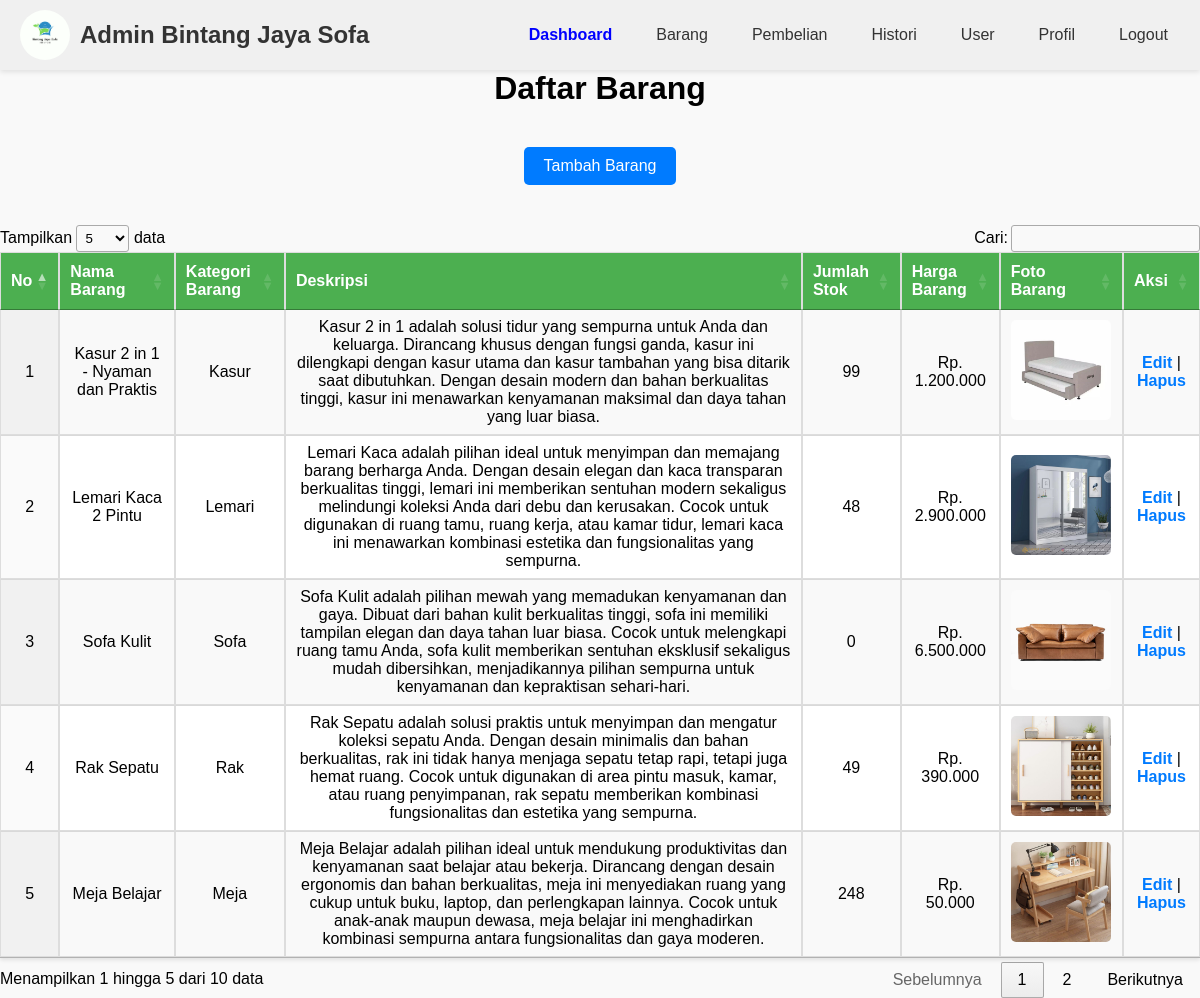
/admin/barang.php, run on the app's committed database.
### tables this page shows
CREATE TABLE `barang` (
  `id` int NOT NULL,
  `nama_barang` varchar(255) NOT NULL,
  `kategori_id` int NOT NULL,
  `deskripsi` text NOT NULL,
  `jumlah_stok` int NOT NULL,
  `harga_barang` int NOT NULL,
  `foto_barang` varchar(255) NOT NULL
);

CREATE TABLE `kategori` (
  `id` int NOT NULL,
  `nama_kategori` varchar(255) NOT NULL
);

### admin/barang.php (the view, shortened to what this page needs)
<?php
include '../config.php';
$query = "
SELECT
    barang.id,
    barang.nama_barang,
    kategori.nama_kategori,
    barang.deskripsi,
    barang.jumlah_stok,
    barang.harga_barang,
    barang.foto_barang
FROM barang
JOIN kategori ON barang.kategori_id = kategori.id
";
$result = $conn->query($query);
include 'sidebar.php';
?>
<!DOCTYPE html>
<html lang="en">
<head>
    <link rel="stylesheet" href="https://cdn.datatables.net/1.13.6/css/jquery.dataTables.min.css">
</head>
<body>
    <div style="text-align: center; margin-bottom: 20px;">
        <h1>Daftar Barang</h1>
    </div>
    <div style="text-align: center; margin: 20px;">
        <a href="tambah.php" class="blue-button">Tambah Barang</a>
    </div>
    <div style="overflow-x: auto;">
        <table id="barangTable" class="display" style="width:100%">
            <thead>
                <tr>
                    <th>No</th>
                    <th>Nama Barang</th>
                    <th>Kategori Barang</th>
                    <th>Deskripsi</th>
                    <th>Jumlah Stok</th>
                    <th>Harga Barang</th>
                    <th>Foto Barang</th>
                    <th>Aksi</th>
                </tr>
            </thead>
            <tbody>
                <?php
                $no = 1;
                while ($row = $result->fetch_assoc()) {
                    ?>
                    <tr>
                        <td><?= $no++; ?></td>
                        <td><?= $row['nama_barang']; ?></td>
                        <td><?= $row['nama_kategori']; ?></td>
                        <td><?= $row['deskripsi']; ?></td>
                        <td><?= $row['jumlah_stok']; ?></td>
                        <td>Rp. <?= number_format($row['harga_barang'], 0, ',', '.'); ?></td>
                        <td><img src="uploads/<?= $row['foto_barang']; ?>" alt="Foto"></td>
                        <td>
                            <a href="edit.php?id=<?= $row['id']; ?>">Edit</a> |
                            <a href="hapus.php?id=<?= $row['id']; ?>"
                                onclick="return confirm('Yakin ingin menghapus?')">Hapus</a>
                        </td>
                    </tr>
                <?php } ?>
            </tbody>
        </table>
    </div>
</body>
</html>

### admin/sidebar.php (shortened to what this page needs)
<!DOCTYPE html>
<html lang="en">
<head>
</head>
<body>
    <div class="navbar">
        <div class="logo">
            <img src="../asset/bjs.png" alt="Logo">
            <h2>Admin Bintang Jaya Sofa</h2>
        </div>
        <div class="nav-links" id="nav-links">
            <a href="admin.php" class="active">Dashboard</a>
            <a href="barang.php">Barang</a>
            <a href="pembelian.php">Pembelian</a>
            <a href="histori.php">Histori</a>
            <a href="user.php">User</a>
            <a href="profile.php">Profil</a>
            <a href="logout.php">Logout</a>
        </div>
    </div>
</body>
</html>

### admin/sidebar.php (style rules this page uses)
* { margin: 0; padding: 0; box-sizing: border-box; }
body { font-family: Arial, sans-serif; }
.navbar { position: sticky; top: 0; background-color: #f0f0f0; padding: 10px 20px; display: flex; align-items: center; justify-content: space-between; flex-wrap: wrap; box-shadow: 0 2px 5px rgba(0, 0, 0, 0.1); z-index: 1000; }
.navbar .logo { display: flex; align-items: center; gap: 10px; }
.navbar .logo img { width: 50px; height: 50px; border-radius: 50%; object-fit: cover; }
.navbar .logo h2 { font-size: 1.5rem; color: #333; }
.navbar a { text-decoration: none; color: #333; transition: color 0.3s ease; }
.nav-links { display: flex; align-items: center; gap: 20px; }
.nav-links a { padding: 8px 12px; border-radius: 4px; font-weight: 500; }
.nav-links a.active { color: blue; font-weight: bold; }

### admin/barang.php (style rules this page uses)
body { font-family: Arial, sans-serif; margin: 0; padding: 0; background-color: #f9f9f9; }
table { margin: 20px auto; width: 90%; border-collapse: collapse; background-color: white; box-shadow: 0 2px 4px rgba(0, 0, 0, 0.1); }
th, td { border: 1px solid #ddd; text-align: center; padding: 10px; }
th { background-color: #4caf50; color: white; font-size: 16px; }
tr:nth-child(even) { background-color: #f2f2f2; }
img { max-width: 100px; border-radius: 5px; }
td a { color: #007bff; text-decoration: none; font-weight: bold; }
.blue-button { display: inline-block; padding: 10px 20px; background-color: #007bff; color: white; text-decoration: none; font-size: 16px; border-radius: 5px; transition: background-color 0.3s ease; margin: 20px 0; text-align: center; }

### data on the page
barang: nama_barang "Kasur 2 in 1 - Nyaman dan Praktis", kategori.nama_kategori "Kasur", deskripsi "Kasur 2 in 1 adalah solusi tidur yang sempurna untuk Anda dan keluarga. Dirancang khusus dengan fungsi ganda, kasur ini dilengkapi dengan kasur utama dan kasur tambahan yang bisa ditarik saat dibutuhkan. Dengan desain modern dan bahan berkualitas tinggi, kasur ini menawarkan kenyamanan maksimal dan daya tahan yang luar biasa.", jumlah_stok "99", harga_barang "1.200.000", foto_barang (picture)
barang: nama_barang "Lemari Kaca 2 Pintu", kategori.nama_kategori "Lemari", deskripsi "Lemari Kaca adalah pilihan ideal untuk menyimpan dan memajang barang berharga Anda. Dengan desain elegan dan kaca transparan berkualitas tinggi, lemari ini memberikan sentuhan modern sekaligus melindungi koleksi Anda dari debu dan kerusakan. Cocok untuk digunakan di ruang tamu, ruang kerja, atau kamar tidur, lemari kaca ini menawarkan kombinasi estetika dan fungsionalitas yang sempurna.", jumlah_stok "48", harga_barang "2.900.000", foto_barang (picture)
barang: nama_barang "Sofa Kulit", kategori.nama_kategori "Sofa", deskripsi "Sofa Kulit adalah pilihan mewah yang memadukan kenyamanan dan gaya. Dibuat dari bahan kulit berkualitas tinggi, sofa ini memiliki tampilan elegan dan daya tahan luar biasa. Cocok untuk melengkapi ruang tamu Anda, sofa kulit memberikan sentuhan eksklusif sekaligus mudah dibersihkan, menjadikannya pilihan sempurna untuk kenyamanan dan kepraktisan sehari-hari.", jumlah_stok "0", harga_barang "6.500.000", foto_barang (picture)
barang: nama_barang "Rak Sepatu", kategori.nama_kategori "Rak", deskripsi "Rak Sepatu adalah solusi praktis untuk menyimpan dan mengatur koleksi sepatu Anda. Dengan desain minimalis dan bahan berkualitas, rak ini tidak hanya menjaga sepatu tetap rapi, tetapi juga hemat ruang. Cocok untuk digunakan di area pintu masuk, kamar, atau ruang penyimpanan, rak sepatu memberikan kombinasi fungsionalitas dan estetika yang sempurna.", jumlah_stok "49", harga_barang "390.000", foto_barang (picture)
barang: nama_barang "Meja Belajar", kategori.nama_kategori "Meja", deskripsi "Meja Belajar adalah pilihan ideal untuk mendukung produktivitas dan kenyamanan saat belajar atau bekerja. Dirancang dengan desain ergonomis dan bahan berkualitas, meja ini menyediakan ruang yang cukup untuk buku, laptop, dan perlengkapan lainnya. Cocok untuk anak-anak maupun dewasa, meja belajar ini menghadirkan kombinasi sempurna antara fungsionalitas dan gaya moderen.", jumlah_stok "248", harga_barang "50.000", foto_barang (picture)
